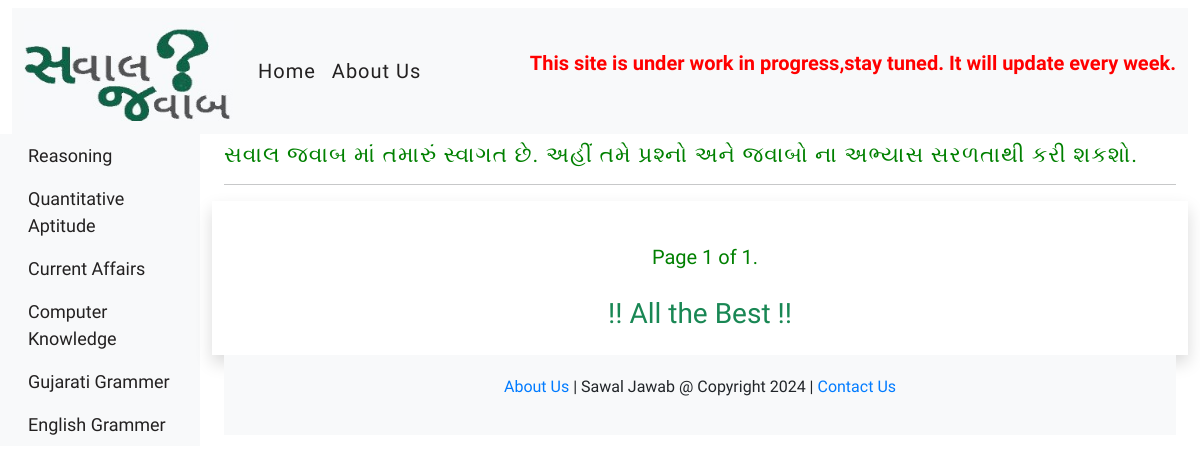
The page /generalknowledge/world_gk/ on the database as committed earlier.
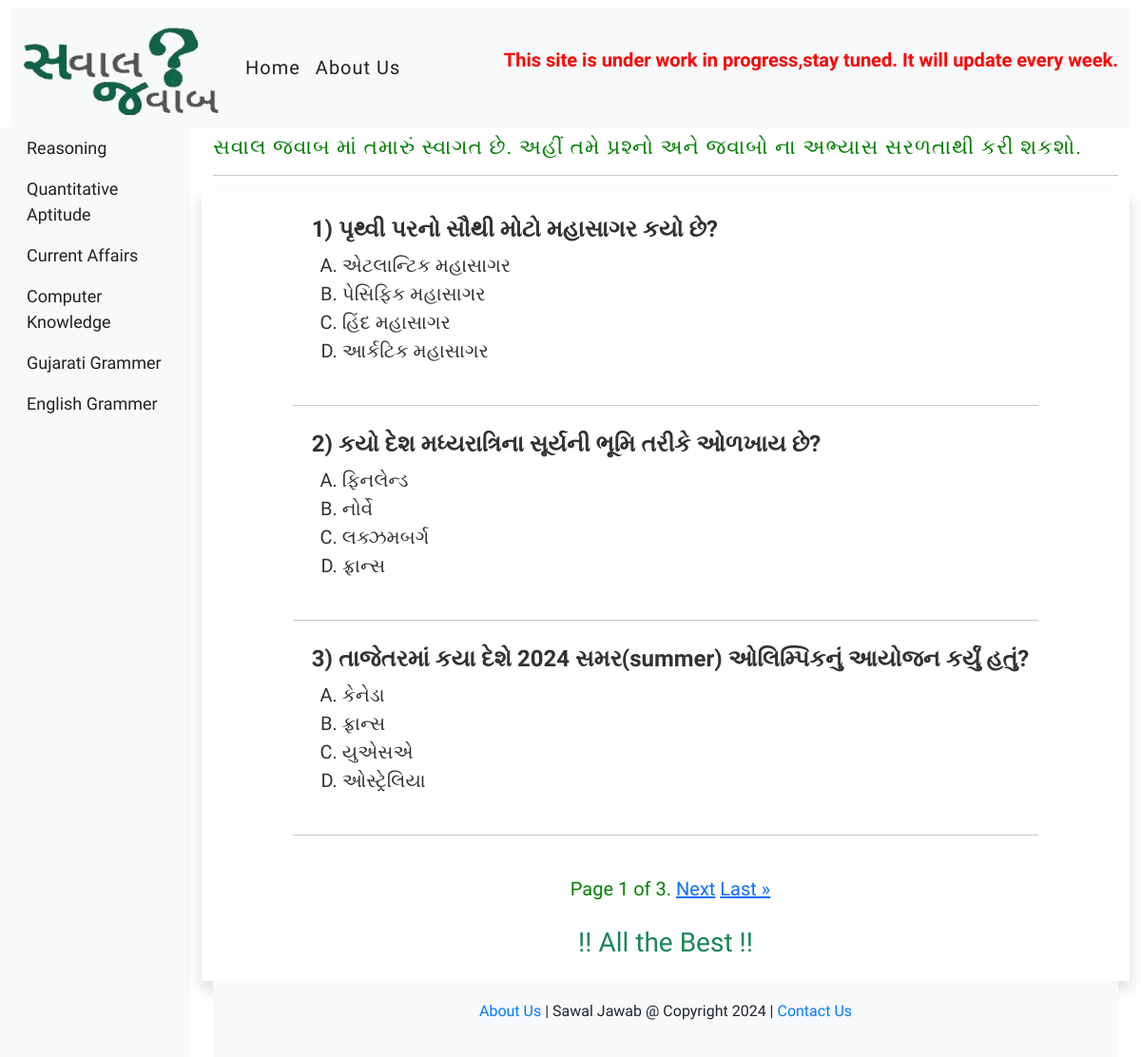
The same page on the database as committed later.
### myapp/models.py (models this page shows)
class Current_Affairs(models.Model):
    question=models.CharField(max_length=500)
    answer=models.CharField(max_length=500)
    opt_A=models.CharField(max_length=500)
    opt_B=models.CharField(max_length=500)
    opt_C=models.CharField(max_length=500)
    opt_D=models.CharField(max_length=500)
    ans_description=models.TextField(max_length=1000)
    category=models.CharField(max_length=300)
    question_topic=models.CharField(max_length=300)

class General_knowledge(Current_Affairs):
    pass

class Current_Affairs(models.Model):
    question=models.CharField(max_length=500)
    answer=models.CharField(max_length=500)
    opt_A=models.CharField(max_length=500)
    opt_B=models.CharField(max_length=500)
    opt_C=models.CharField(max_length=500)
    opt_D=models.CharField(max_length=500)
    ans_description=models.TextField(max_length=1000)
    category=models.CharField(max_length=300)
    question_topic=models.CharField(max_length=300)

### myapp/views.py (the view)
# urls.py: path('generalknowledge/<slug:category_slug>/',views.GK_questions,name='gk_questions'),
def GK_questions(request,category_slug):
    gk=General_knowledge.objects.filter(question_topic=category_slug)
    paginator = Paginator(gk, 3)
    page_number = request.GET.get("page")
    page_obj = paginator.get_page(page_number)
    return render(request,'myapp/sawaljawab.html',{'page_obj':page_obj})

### myapp/templates/myapp/sawaljawab.html (shortened to what this page needs)
{% extends 'myapp/base.html' %}
{% block content %}
<div class="col-md-9 ml-sm-auto col-lg-10 px-md-4">
    <h3 class="mt-2" id="gujaratiheadings">સવાલ જવાબ માં તમારું સ્વાગત છે. અહીં તમે પ્રશ્નો અને જવાબો ના અભ્યાસ સરળતાથી કરી શકશો.</h3>
    <hr>
    <div class="row mt-2 shadow p-3">
        <div class="currentaffairs">
            <div class="innersection">
                       {% for q in page_obj %}
                            <div>
                                <h4 style="text-align: left; letter-spacing: normal; font-weight:bold;"> <span class="question_id">{{ page_obj.start_index|add:forloop.counter0 }})</span> {{q.question}}</h4>
                                    <ul style="text-align: left; list-style:upper-alpha;">
                                        <li><a onclick="optASelected(this, '{{ q.answer }}', '{{ q.ans_description}}')">{{q.opt_A}}</a></li>
                                        <li><a onclick="optBSelected(this, '{{ q.answer }}', '{{ q.ans_description}}')">{{q.opt_B}}</a></li>
                                        <li><a onclick="optCSelected(this, '{{ q.answer }}', '{{ q.ans_description}}')">{{q.opt_C}}</a></li>
                                        <li><a onclick="optDSelected(this, '{{ q.answer }}', '{{ q.ans_description}}')">{{q.opt_D}}</a></li>
                                    </ul>
                          </div>
                       <hr style="font-weight: bolder;">
                      {% endfor %}
                       <div class="pagination">
                        <span class="step-links"  style="color: green; padding: 15px; font-size: 20px;">
                            <span class="current">
                                Page {{ page_obj.number }} of {{ page_obj.paginator.num_pages }}.
                            </span>
                            {% if page_obj.has_next %}
                                <a href="?page={{ page_obj.next_page_number }}">Next</a>
                                <a href="?page={{ page_obj.paginator.num_pages }}">Last &raquo;</a>
                            {% endif %}
                        </span>
                    </div>
            </div>
    </div>
    <div><h3 class="text-center text-success">!! All the Best !!</h3></div>
{% endblock content %}

Rows that differ between the two databases and show on the page:
added General_knowledge: start_index|add "1", question "પૃથ્વી પરનો સૌથી મોટો મહાસાગર કયો છે?", opt_A "એટલાન્ટિક મહાસાગર", opt_B "પેસિફિક મહાસાગર", opt_C "હિંદ મહાસાગર", opt_D "આર્કટિક મહાસાગર"
added General_knowledge: start_index|add "2", question "કયો દેશ મધ્યરાત્રિના સૂર્યની ભૂમિ તરીકે ઓળખાય છે?", opt_A "ફિનલેન્ડ", opt_B "નોર્વે", opt_C "લક્ઝમબર્ગ", opt_D "ફ્રાન્સ"
added General_knowledge: start_index|add "3", question "તાજેતરમાં કયા દેશે 2024 સમર(summer) ઓલિમ્પિકનું આયોજન કર્યું હતું?", opt_A "કેનેડા", opt_B "ફ્રાન્સ", opt_C "યુએસએ", opt_D "ઓસ્ટ્રેલિયા"
Other text that changed with them:
{{ page_obj.paginator.num_pages }}: "1" → "3"
text now shown: "Next Last »"
